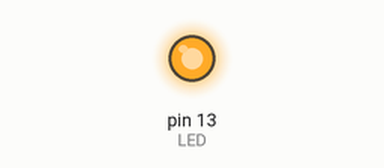
A sketch run on a simulated Arduino Uno, built with avr-gcc and run on an emulated ATmega328P. On the bench: output pins drawn as LEDs (lit = HIGH). Random numbers use the default seed unless the sketch sets one; what the sketch prints to the serial monitor is not drawn.

Above: at 0.05 s.
Timing chart, 0 to 3.0 s (numbered marks = the images above):
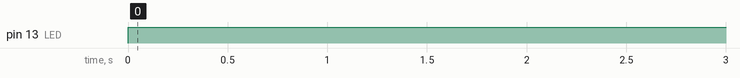

Measured:
- by itself, pin 13 (LED): LOW → HIGH at 0.00 s

The sketch:

TweliteTest_transmitter.ino
```cpp
/**
 * 子機(送信側)
 */
/**
String sendstr = "Hello World!!";

void setup() {
  Serial.begin(9600);
}

void loop() {
  for(int i = 0; i != sendstr.length(); i++){
    Serial.write(sendstr.charAt(i));
  }
  Serial.write(0);
  delay(1000);
}
*/
#include <SoftwareSerial.h>
// Arduino Uno用なのでUARTピンを指定 (HardwareSerialだと書き込み時にピンを抜かなければいけないので面倒)
SoftwareSerial TWE(2, 3);  // RX, TX
#define LED LED_BUILTIN


void setup() {
  TWE.begin(38400);
  Serial.begin(9600);
  pinMode(LED, OUTPUT);
}

void loop() {
#define DATA_SIZE 20 /*7*/
  // byte DATA[DATA_SIZE] = {':', 0x78, 0x01, 0x55, 0x58, '\r', '\n'};
  static byte DATA[DATA_SIZE] = { ':', '7', '8', '0', '1', '5', '6', '7', '8', '9', 'A', 'B', 'C', 'D', 'E', 'F', 'E', 'X', '\r', '\n' }; ///< 送信パケット
  // static unsigned long lastMillis;
  // if (millis() - lastMillis > 500) {
  //   lastMillis = millis();
    // SPD (0.0 ~ 10.0)
    float spd = random(67, 75) / 10.0;
    int spdInt = (int)(spd * 10);
    DATA[5] = '0' + (spdInt / 100);
    DATA[6] = '0' + (spdInt / 10 % 10);
    DATA[7] = '0' + (spdInt % 10);

    // ALT (0.0 ~ 10.0)
    float alt = random(50, 80) / 10.0;
    int altInt = (int)(alt * 10);
    DATA[8] = '0' + (altInt / 100);
    DATA[9] = '0' + (altInt / 10 % 10);
    DATA[10] = '0' + (altInt % 10);

    // CDS (0 ~ 85)
    int cds = random(82, 87);
    DATA[11] = '0' + (cds / 10);  // CDSの10の位
    DATA[12] = '0' + (cds % 10);  // CDSの1の位

    byte flightNumber = 0;
    DATA[13] = '0' + flightNumber / 10 % 10;
    DATA[14] = '0' + flightNumber % 10;
  // }
  digitalWrite(LED, HIGH);
  // while (millis() - lastMillis < 500) {
  // DATA[11] = (byte)random(65, 75);
  for (byte i = 0; i < DATA_SIZE; ++i) TWE.write(DATA[i]);  // Tweliteに送信
  for (byte i = 0; i < DATA_SIZE; ++i) Serial.print((char)DATA[i]);
  Serial.println();
  // delay(10);
  // Serial.println("trasmit!!");
  // }

  // TWE.write(':');
  // TWE.write(0x78);
  // TWE.write(0x01);
  // TWE.write(0x55);

  // TWE.write('X');
  // TWE.write('\r');
  // TWE.write('\n');

  // TWE.print("X");
  // TWE.print("\r");
  // TWE.print("\n");
  delay(50);
  digitalWrite(LED, LOW);
}
```
